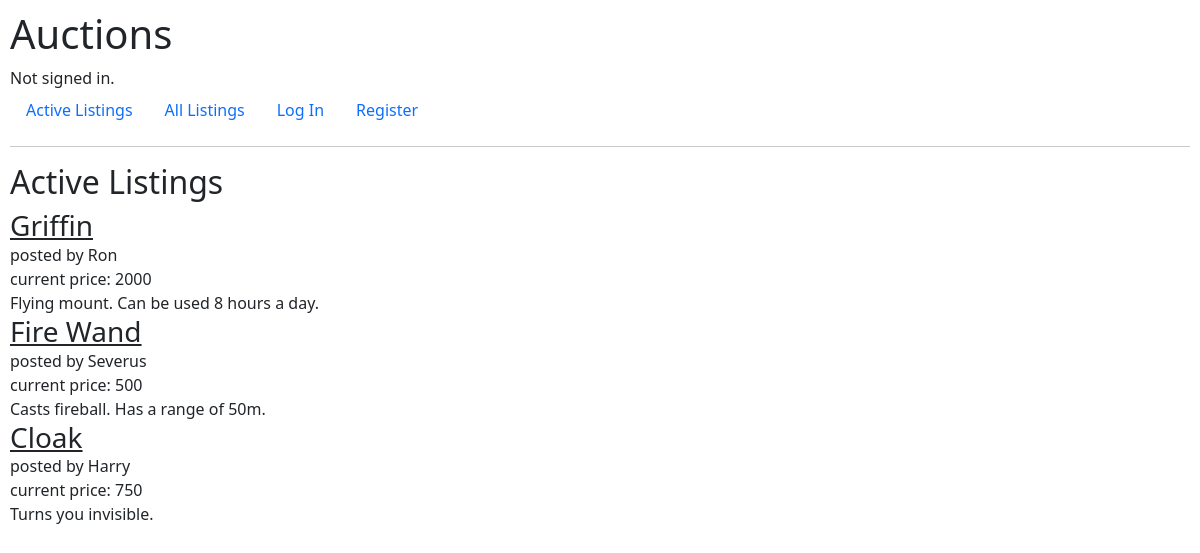
The app's page /, older data.
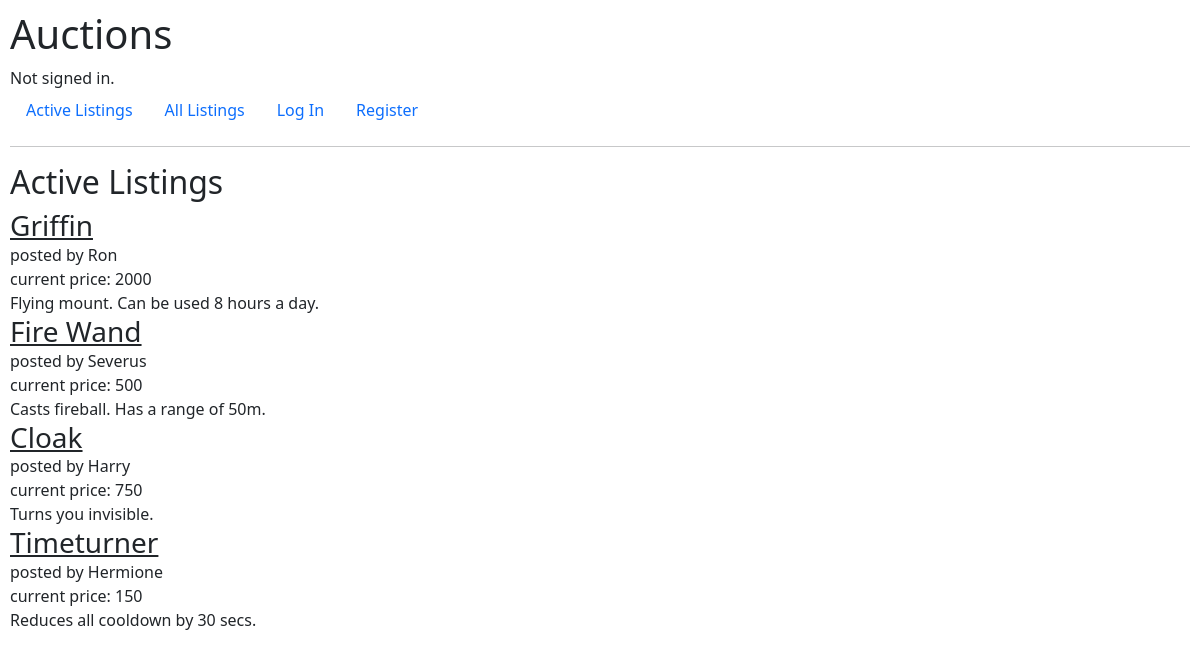
The same page, newer data.
### auctions/models.py (models this page shows, shortened)
class Post(models.Model):
    item = models.ForeignKey(Item, on_delete=models.CASCADE, related_name="item_postings")
    seller = models.ForeignKey(User, on_delete=models.CASCADE, related_name="posts")
    initial_p = models.IntegerField()
    post_datetime = models.DateTimeField()
    winner = models.ForeignKey(User, on_delete=models.SET_NULL, blank=True, null=True, related_name="wins")
    class Meta:
        unique_together = ('item',)

class Item(models.Model):
    name = models.CharField(max_length=64)
    description = models.CharField(max_length=500)
    img_url = models.CharField(blank=True, max_length=100)
    categories = models.ManyToManyField(Category, blank=True, related_name="items")

class User(AbstractUser):
    pass

### auctions/views.py (the view)
# urls.py: path("", views.index, name="index"),
def index(request):
    posts = Post.objects.filter(winner__isnull=True)
    return render(request, "auctions/index.html", {
        "posts": posts,
        "header": "Active Listings",
    })

### auctions/templates/auctions/index.html
{% extends "auctions/layout.html" %}
{% block body %}
    <h2>{{ header }}</h2>
    {% for post in posts %}
    <a href="{% url 'post' post_id=post.id %}" class="h3">{{ post.item.name }}</a>
    <div>posted by {{ post.seller }}</div>
    <div>current price: {{ post.initial_p }}</div>
    <div>{{ post.item.description }}</div>
    {% endfor %}
{% endblock %}

Row changes from the older to the newer data that the page shows:
added Post: item.name "Timeturner", seller "Hermione", initial_p "150", item.description "Reduces all cooldown by 30 secs."
